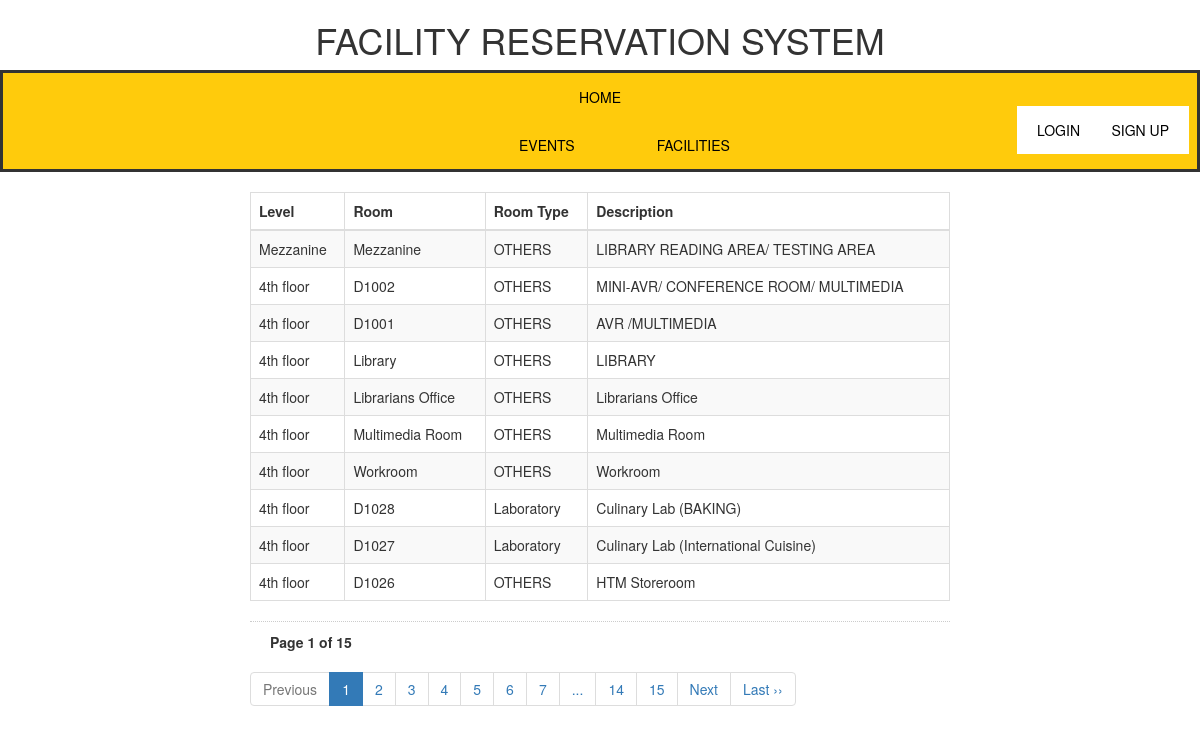
The page /php/list_facilities_home.php on the database its author committed.
### tables this page shows
CREATE TABLE `facility` (
  `FacID` int(11) NOT NULL,
  `Level` varchar(255) NOT NULL,
  `room` varchar(255) NOT NULL,
  `roomType` varchar(255) NOT NULL,
  `description` varchar(255) NOT NULL,
  `capacity` int(255) NOT NULL,
  `Reservation` varchar(255) NOT NULL
);

### php/list_facilities_home.php (the view, shortened to what this page needs)
<!DOCTYPE html>
<html>
<head>
  <link rel="stylesheet" type="text/css" href="../stylesheet/style.css">
  <link rel="stylesheet" href="../stylesheet/bootstrap.min.css">
  <h1>FACILITY RESERVATION SYSTEM</h1>
</head>
<body>
<ul class="menu">
    <li class="home_index"><a href="../index.html" class="home">HOME</a></li>
    <li class="events_index"><a href="event_page_home.php" class="events">EVENTS</a></li>
    <li class="faci_index"><a href="list_facilities_home.php" class="faci">FACILITIES</a></li>
  </ul>
<div style="width:700px; margin:0 auto;">
<br>
<table class="table table-striped table-bordered">
<thead>
<tr>
<th>Level</th>
<th>Room</th>
<th>Room Type</th>
<th>Description</th>
</tr>
</thead>
<tbody>
<?php
include('DBconnector.php');
if (isset($_GET['page_no']) && $_GET['page_no']!="") {
	$page_no = $_GET['page_no'];
	} else {
		$page_no = 1;
        }
	$total_records_per_page = 10;
    $offset = ($page_no-1) * $total_records_per_page;
	$previous_page = $page_no - 1;
	$next_page = $page_no + 1;
	$result_count = mysqli_query($conn,"SELECT COUNT(*) As total_records FROM `facility`");
	$total_records = mysqli_fetch_array($result_count);
	$total_records = $total_records['total_records'];
    $total_no_of_pages = ceil($total_records / $total_records_per_page);
	$seconnd_last = $total_no_of_pages - 1;
    $result = mysqli_query($conn,"SELECT * FROM `facility` LIMIT $offset, $total_records_per_page");
    while($row = mysqli_fetch_array($result)){
		echo "<tr>
			  <td>".$row['Level']."</td>
			  <td>".$row['room']."</td>
	 		  <td>".$row['roomType']."</td>
		   	  <td>".$row['description']."</td>
		   	  </tr>";
        }
    ?>
</tbody>
</table>
<div style='padding: 10px 20px 0px; border-top: dotted 1px #CCC;'>
<strong>Page <?php echo $page_no." of ".$total_no_of_pages; ?></strong>
</div>
<ul class="pagination">
	<li <?php if($page_no <= 1){ echo "class='disabled'"; } ?>>
	<a <?php if($page_no > 1){ echo "href='?page_no=$previous_page'"; } ?>>Previous</a>
	</li>
    <?php
	if ($total_no_of_pages <= 10){
		for ($counter = 1; $counter <= $total_no_of_pages; $counter++){
			if ($counter == $page_no) {
		   echo "<li class='active'><a>$counter</a></li>";
				}else{
           echo "<li><a href='?page_no=$counter'>$counter</a></li>";
				}
        }
	}
	elseif($total_no_of_pages > 10){
	if($page_no <= 4) {
	 for ($counter = 1; $counter < 8; $counter++){
			if ($counter == $page_no) {
		   echo "<li class='active'><a>$counter</a></li>";
				}else{
           echo "<li><a href='?page_no=$counter'>$counter</a></li>";
				}
        }
		echo "<li><a>...</a></li>";
		echo "<li><a href='?page_no=$seconnd_last'>$seconnd_last</a></li>";
		echo "<li><a href='?page_no=$total_no_of_pages'>$total_no_of_pages</a></li>";
            }
	}
?>
	<li <?php if($page_no >= $total_no_of_pages){ echo "class='disabled'"; } ?>>
	<a <?php if($page_no < $total_no_of_pages) { echo "href='?page_no=$next_page'"; } ?>>Next</a>
	</li>
    <?php if($page_no < $total_no_of_pages){
		echo "<li><a href='?page_no=$total_no_of_pages'>Last &rsaquo;&rsaquo;</a></li>";
		} ?>
</ul>
</div>
<button onclick="document.getElementById('id01').style.display='block'" style="width:auto;" class="loginB">LOGIN</button>
  <button onclick="document.getElementById('id02').style.display='block'" style="width:auto;" class="signupB">SIGN UP</button>
</body>
</html>

### stylesheet/style.css (style rules this page uses)
h1 { text-align: center; }
ul.menu { list-style-type: none; margin: 0px; padding: 0; overflow: hidden; background-color:#ffcb0c; border-style: solid; }
li.events_index { float: left; margin-right: -450px; margin-left: 500px; }
li.faci_index { float: left; margin-right: -450px; margin-left: 500px; }
li a.home { display: block; color: black; text-align: center; padding: 14px 16px; text-decoration: none; font-style: bold; }
li a.events { display: block; color: black; text-align: center; padding: 14px 16px; text-decoration: none; font-style: bold; }
li a.faci { display: block; color: black; text-align: center; padding: 14px 16px; text-decoration: none; font-style: bold; }
body { font-family: Arial, Helvetica, sans-serif; }
button.loginB { background-color: white; color: black; padding: 14px 20px; position: fixed; right: 0; top: 50%; width: 8em; margin-top: -21em; margin-right: 100px; border: none; cursor: pointer; width: 100%; }
button.signupB { background-color: white; color: black; padding: 14px 20px; position: fixed; right: 0; top: 50%; width: 8em; margin-top: -21em; margin-right: 11px; border: none; cursor: pointer; width: 100%; }

### rows shown on the page
facility: Level "Mezzanine", room "Mezzanine", roomType "OTHERS", description "LIBRARY READING AREA/ TESTING AREA"
facility: Level "4th floor", room "D1002", roomType "OTHERS", description "MINI-AVR/ CONFERENCE ROOM/ MULTIMEDIA"
facility: Level "4th floor", room "D1001", roomType "OTHERS", description "AVR /MULTIMEDIA"
facility: Level "4th floor", room "Library", roomType "OTHERS", description "LIBRARY"
facility: Level "4th floor", room "Librarians Office", roomType "OTHERS", description "Librarians Office"
facility: Level "4th floor", room "Multimedia Room", roomType "OTHERS", description "Multimedia Room"
facility: Level "4th floor", room "Workroom", roomType "OTHERS", description "Workroom"
facility: Level "4th floor", room "D1028", roomType "Laboratory", description "Culinary Lab (BAKING)"
facility: Level "4th floor", room "D1027", roomType "Laboratory", description "Culinary Lab (International Cuisine)"
facility: Level "4th floor", room "D1026", roomType "OTHERS", description "HTM Storeroom"

### other values the page prints
$page_no "1"
$total_no_of_pages "15"
$seconnd_last "14"
